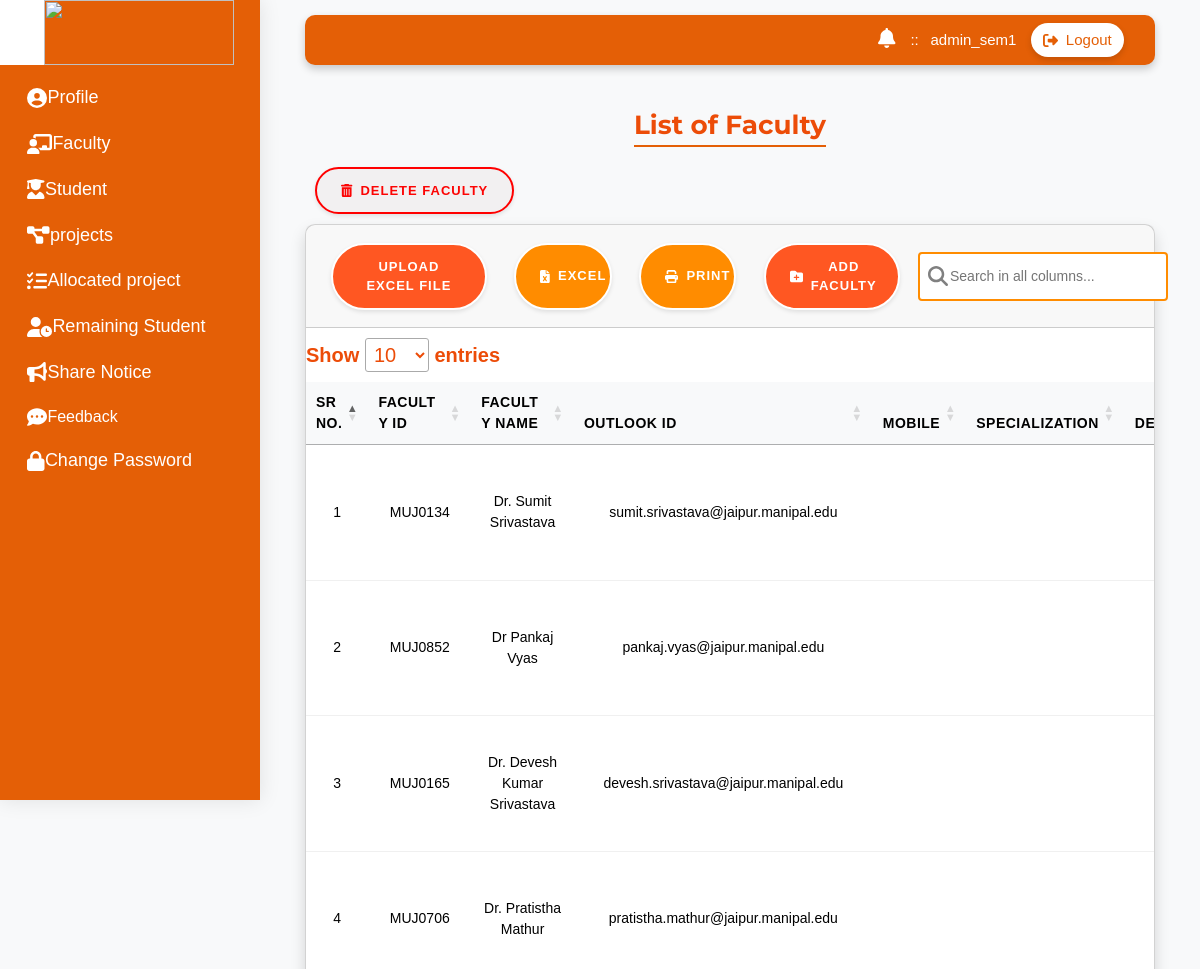
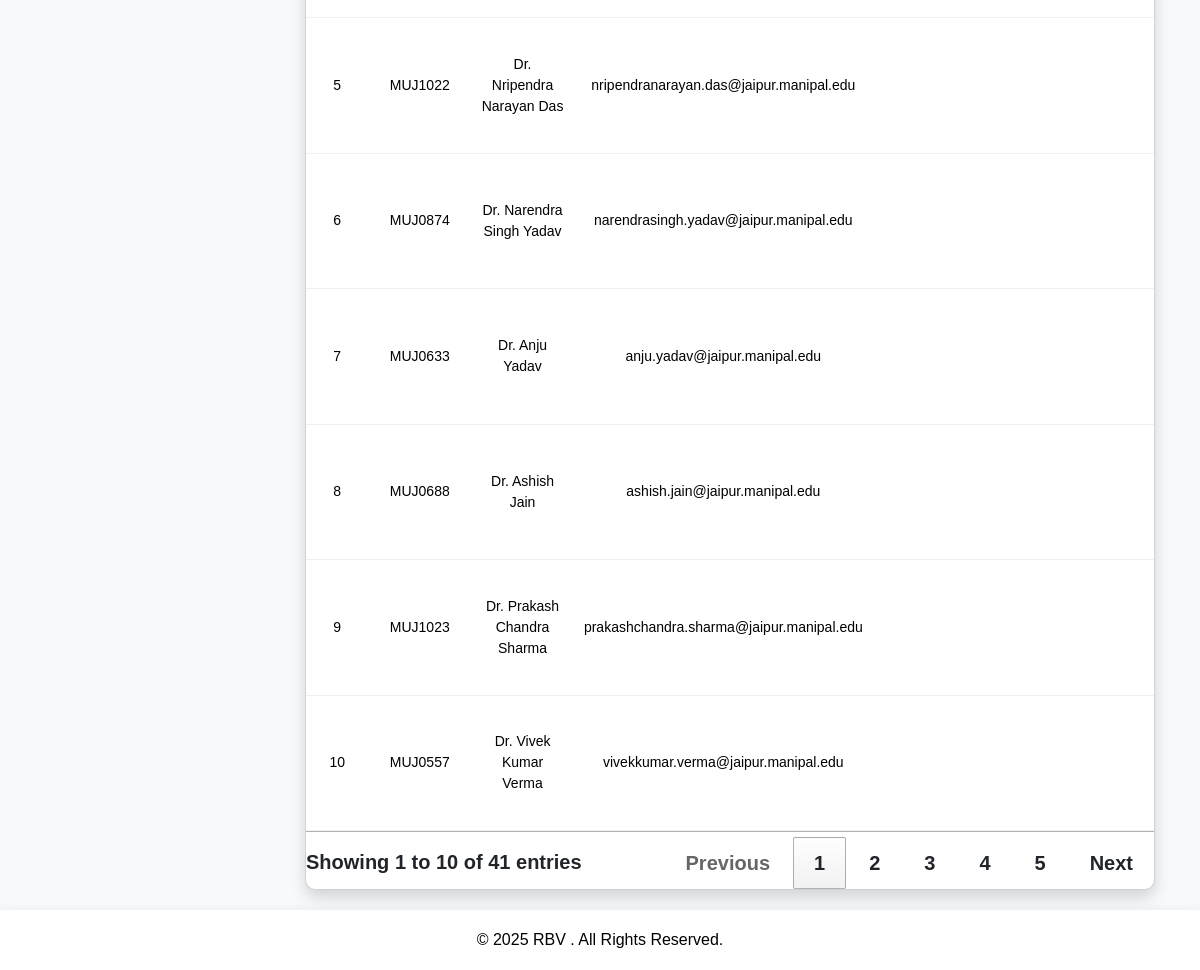
/admin/adminaddfaculty.php (signed in), run on the app's committed database (2 pictures, top to bottom).
### tables this page shows
CREATE TABLE `faculty` (
  `sr_no` int(11) NOT NULL,
  `fid` varchar(50) NOT NULL,
  `password` varchar(255) NOT NULL,
  `fname` varchar(50) NOT NULL,
  `email` varchar(50) NOT NULL,
  `mobile` varchar(15) NOT NULL,
  `specialization` varchar(50) NOT NULL,
  `designation` varchar(255) NOT NULL,
  `image` varchar(255) DEFAULT NULL,
  `failed_attempts` int(11) DEFAULT 0,
  `lock_until` datetime DEFAULT NULL
);

### admin/adminfunction.php (called while the page is built, shortened)
<?php
include('../connection/connection.php');
$admin_id = $_SESSION['id'];
function fetchAdminData($con, $admin_id) {
    $sql = "SELECT * FROM adminlogin WHERE id = ?";
    $stmt = $con->prepare($sql);
    $stmt->bind_param("s", $admin_id);
    $stmt->execute();
    $result = $stmt->get_result();
    $admin = $result->fetch_assoc();
    return $admin;
}
if (!isset($_SESSION['admin_data'])) {
    $_SESSION['admin_data'] = fetchAdminData($con, $admin_id);
}
$admin = $_SESSION['admin_data'];
?>

### admin/adminaddfaculty.php (the view, shortened to what this page needs)
<?php
include('../admin/adminsidebar.php');
?>
<h3 class="mt-5 text-center mb-3"  style="font-weight:bold">List of Faculty</h3>
<form method="POST">
    <button class="btn" name="deleteallfaculty" id="btnred" type="submit"
            onclick="return confirm('Are you sure you want to delete all faculty records?');"> <i class="fa-solid fa-trash-can"></i>
        Delete Faculty
    </button>
</form>
<div class="card shadow">
            <div class="card-header d-flex justify-content-between align-items-center flex-wrap">
                <div class="d-flex flex-column flex-md-row gap-2 align-items-md-center">
                    <div class="d-flex gap-2">
     <button type="button" class="btn" id="btnorange" data-bs-toggle="modal" data-bs-target="#facultyexcelupload">
 Upload Excel File
</button>
                        <button onclick="exportExcelWithoutLastColumn('facultyTable')" class="btn btn-sm btn-light">
                            <i class="fa-solid fa-file-excel"></i> Excel
                        </button>
                        <button onclick="printTableWithoutLastColumn('facultyTable')" class="btn btn-sm btn-light">
                            <i class="fa-solid fa-print"></i> Print
                        </button>
                        <button type="button" class="btn" id="btnorange" data-bs-toggle="modal" data-bs-target="#addfacultyl">
       <i class="fa-solid fa-folder-plus"></i>  Add Faculty
    </button>
                    </div>
                    <div class="search-wrapper" style="position: relative; display: inline-block;">
        <input type="text" id="searchInput" class="search-input" placeholder="Search in all columns..." style="padding-left: 30px;">
        <i  class="fas fa-search search-icon"  style="position: absolute; top: 50%; left: 10px; transform: translateY(-50%); color: gray;"
        ></i>
    </div>
                </div>
            </div>
            <div class="card-body p-0">
                <div class="table-responsive">
                    <table id="facultyTable" class="searchtable table table-hover">
                        <thead class="table-light">
        <tr>
            <th data-sort="none" onclick="sortTableNew(0, this)" scope="col">Sr No.</th>
            <th data-sort="none" onclick="sortTableNew(1, this)" scope="col">Faculty Id</th>
            <th data-sort="none" onclick="sortTableNew(2, this)" scope="col">Faculty Name</th>
            <th data-sort="none" onclick="sortTableNew(3, this)" scope="col">Outlook Id</th>
            <th data-sort="none" onclick="sortTableNew(4, this)" scope="col">Mobile</th>
            <th data-sort="none" onclick="sortTableNew(5, this)" scope="col">Specialization</th>
            <th data-sort="none" onclick="sortTableNew(6, this)" scope="col">Designation</th>
        </tr>
    </thead>
    <tbody>
    <?php
$selectquery = "SELECT * FROM faculty";
$query = mysqli_query($con, $selectquery);
$serial_no = 1;
while ($result = mysqli_fetch_assoc($query)) {
?>
<tr>
    <td><?php echo $serial_no++; ?></td>
    <td><?php echo htmlspecialchars($result['fid']); ?></td>
    <td><?php echo htmlspecialchars($result['fname']); ?></td>
    <td><?php echo htmlspecialchars($result['email']); ?></td>
    <td><?php echo htmlspecialchars($result['mobile']); ?></td>
    <td><?php echo htmlspecialchars($result['specialization']);  ?></td>
    <td><?php echo htmlspecialchars($result['designation']);  ?></td>
</tr>
<?php
}
?>
    </tbody>
</table>
</div>
    </div>
</div>
</div>
</div>
</div>
<?php
include('../admin/adminfooter.php');
?>

### admin/adminsidebar.php (shortened to what this page needs)
<?php
include('../admin/adminfunction.php');
?>
<!DOCTYPE html>
<html lang="en">
<head>
    <link rel="stylesheet" href="../bootstrap-5.0.2-dist/css/bootstrap.min.css">
    <link rel="stylesheet" href="https://cdnjs.cloudflare.com/ajax/libs/font-awesome/6.0.0-beta3/css/all.min.css">
    <link rel="stylesheet" href="https://cdnjs.cloudflare.com/ajax/libs/font-awesome/4.7.0/css/font-awesome.min.css">
    <link rel="stylesheet" href="https://cdn.lineicons.com/4.0/lineicons.css">
    <link rel="stylesheet" href="../sidebar-bootstrap-main/sidebar-style.css">
    <link rel="stylesheet" href="../fontawesome-free-6.6.0-web/css/fontawesome.min.css">
    <link rel="stylesheet" href="https://cdn.datatables.net/1.13.5/css/jquery.dataTables.min.css">
    <link rel="stylesheet" href="../table_print/table.css">
    <link rel="stylesheet" href="../faculty-style.css">
    <link rel="stylesheet" href="../common-styling.css">
    <link rel="stylesheet" href="https://cdn.datatables.net/1.13.5/css/jquery.dataTables.min.css">
</head>
<body>
<div class="wrapper">
    <aside id="sidebar">
        <div class="d-flex">
            <button class="toggle-btn" type="button" style="background-color: white;">
            </button>
            <div class="sidebar-logo">
                <img src="../photo/manipallogo.png" alt="">
            </div>
        </div>
        <ul class="sidebar-nav" style="text-decoration: none;">
                <li class="sidebar-item">
                    <a href="../admin/adminprofile.php" class="sidebar-link">
                    <i style="font-size:20px" class="fas fa-user-circle icon"></i>
                        <span  style="font-size:18px">Profile</span>
                    </a>
                </li>
                <li class="sidebar-item">
                    <a href="../admin/adminaddfaculty.php" class="sidebar-link">
                    <i style="font-size:20px" class="fas fa-chalkboard-teacher icon"></i>
                        <span style="font-size:18px">Faculty</span>
                    </a>
                </li>
                <li class="sidebar-item">
                    <a href="../admin/adminaddstudent.php" class="sidebar-link">
                    <i style="font-size:20px" class="fas fa-user-graduate icon"></i>
                        <span style="font-size:18px">Student</span>
                    </a>
                </li>
                <li class="sidebar-item">
                    <a href="../admin/addproject.php" class="sidebar-link">
                    <i style="font-size:20px" class="fas fa-project-diagram icon"></i>
                        <span style="font-size:18px">projects</span>
                    </a>
                </li>
                <li class="sidebar-item">
                    <a href="../admin/admin_allocated_project.php" class="sidebar-link">
                    <i style="font-size:20px" class="fas fa-tasks icon"></i>
                        <span style="font-size:18px">Allocated project</span>
                    </a>
                </li>
                <li class="sidebar-item">
                    <a href="../admin/admin_remening_student.php" class="sidebar-link">
                    <i style="font-size:20px" class="fas fa-user-clock icon"></i>
                        <span style="font-size:18px">Remaining Student</span>
                    </a>
                </li>
                <li class="sidebar-item">
                    <a href="../admin/admin_share_notification.php" class="sidebar-link">
                    <i style="font-size:20px" class="fas fa-bullhorn icon"></i>
                        <span style="font-size:18px">Share Notice</span>
                    </a>
                </li>
                <li class="sidebar-item">
                    <a href="../admin/adminfeedback.php" class="sidebar-link">
                    <i style="font-size:20px" class="fas fa-comment-dots"></i>
                    <span>Feedback</span>
                    </a>
                </li>
                <li class="sidebar-item">
                    <a href="../admin/change_password.php" class="sidebar-link">
<i style="font-size:20px" class="fas fa-lock"></i>
                        <span style="font-size:18px">Change Password</span>
                    </a>
                </li>
            </ul>
    </aside>
    <div class="main px-5 pt-3">
            <div class="text-center">
            <header style="background: #e45f06; padding: 0; border-radius: 10px; box-shadow: 0px 4px 8px rgba(0, 0, 0, 0.2);">
    <div style="display: flex; justify-content: space-between; align-items: center; height: 50px; padding: 0 20px; position: relative;">
        <div class="container d-flex justify-content-between align-items-center" style="height: 50px; flex-grow: 1;">
            <div class="text-white d-flex align-items-center ms-auto">
                <a href="../student/student_notification.php" class="position-relative me-3">
                    <i class="fas fa-bell" style="font-size: 20px; color: white;"></i>
                </a>
                <div class="d-none d-md-inline">
                <span class="me-2"><?php echo htmlspecialchars($admin['aname']); ?> :: </span>
                <span><?php echo htmlspecialchars($admin['id']); ?></span>
                </div>
                <a href="../admin/adminlogout.php" style="background: white; padding: 6px 12px; margin-left: 15px; border-radius: 20px;
                display: flex; align-items: center; text-decoration: none; color: #e45f06;
                font-weight: 500; box-shadow: 0px 3px 6px rgba(0, 0, 0, 0.15); transition: all 0.3s ease;">
                    <i class="fas fa-sign-out-alt me-2"></i> Logout
                </a>
            </div>
        </div>
    </div>
</header>

### table_print/table.css (style rules this page uses)
:root { --primary-color: #ff8c00; --primary-dark: #e67e00; --primary-light: #fff3e6; --primary-hover: #ffa333; }
.search-input { padding: 12px 12px 12px 40px; width: 250px; border: 2px solid var(--primary-color); border-radius: 4px; font-size: 14px; outline: none; transition: border-color 0.3s; }
.search-wrapper { position: relative; }
.search-icon { position: absolute; left: 15px; top: 50%; transform: translateY(-50%); color: var(--primary-color); }
.btn { background-color: var(--primary-color); color: white; border: none; padding: 12px 24px; cursor: pointer; border-radius: 4px; font-size: 14px; display: flex; align-items: center; gap: 8px; transition: background-color 0.3s; box-shadow: 0 2px 4px rgba(0,0,0,0.1); }

### faculty-style.css (style rules this page uses)
body { background-color: #f8f9fa; color: #333; font-family: 'Segoe UI', Roboto, Oxygen, Ubuntu, Cantarell, 'Open Sans', 'Helvetica Neue', sans-serif; }
h1, h2, h3, h4, h5, h6 { font-family: 'Montserrat', sans-serif; font-weight: bold; color: rgb(236, 76, 8); position: relative; display: inline-block; }
h1::after, h2::after, h3::after, h4::after, h5::after, h6::after { content: ''; position: absolute; left: 0; bottom: -5px; height: 2px; width: 100%; background-color: #e45f06; transform: scaleX(0); transition: transform 0.5s ease; animation: draw 0.5s forwards; }
.card { background-color: #ffffff; border-radius: 10px; box-shadow: 0 4px 8px rgba(0, 0, 0, 0.1); font-size: 20px; font-weight: bolder; transition: box-shadow 0.3s ease; }
table { width: 100%; font-size: 14px; color: #495057; border-collapse: separate; border-spacing: 0; }
thead th { font-weight: bold; color: #212529; background-color: #f8f9fa; border-bottom: 2px solid #e9ecef; padding: 12px 16px; text-transform: uppercase; letter-spacing: 0.5px; }
tbody td { padding: 16px; vertical-align: middle; border-bottom: 1px solid #f0f0f0; font-weight:lighter; }

### common-styling.css (style rules this page uses)
html, body { margin: 0; padding: 0; font-family: 'Poppins', sans-serif; font-size: 15px; }
:root { --primary-orange: #ff6b2b; --secondary-orange: #ff8c42; --light-orange: #fff1e6; }
.btn { position: relative; margin: 10px; color: white; border: 2px solid rgb(255, 255, 255); border-radius: 50px; font-weight: bold; font-size: 13px; text-transform: uppercase; letter-spacing: 1px; overflow: hidden; cursor: pointer; transition: all 0.3s cubic-bezier(0.25, 0.8, 0.25, 1), transform 0.1s ease-in-out; user-select: none; -webkit-user-select: none; }
.btn::before { content: ''; position: absolute; top: 0; left: -100%; width: 100%; height: 100%; background: linear-gradient( 120deg, transparent, rgba(255, 255, 255, 0.3), transparent ); transition: all 0.5s ease; z-index: 1; }
#btnred { color: rgb(252, 4, 4); background-color: rgb(242, 240, 241); border:2px solid red; }
#btnorange { background-color: rgb(255, 87, 34); }
:root { --secondary-color: #6c757d; --accent-color: #ff6b00; --light-bg: #f8f9fa; }

### data on the page
faculty: fid "MUJ0134", fname "Dr. Sumit Srivastava", email "sumit.srivastava@jaipur.manipal.edu"
faculty: fid "MUJ0852", fname "Dr Pankaj Vyas", email "pankaj.vyas@jaipur.manipal.edu"
faculty: fid "MUJ0165", fname "Dr. Devesh Kumar Srivastava", email "devesh.srivastava@jaipur.manipal.edu"
faculty: fid "MUJ0706", fname "Dr. Pratistha Mathur", email "pratistha.mathur@jaipur.manipal.edu"
faculty: fid "MUJ1022", fname "Dr. Nripendra Narayan Das", email "nripendranarayan.das@jaipur.manipal.edu"
faculty: fid "MUJ0874", fname "Dr. Narendra Singh Yadav", email "narendrasingh.yadav@jaipur.manipal.edu"
faculty: fid "MUJ0633", fname "Dr. Anju Yadav", email "anju.yadav@jaipur.manipal.edu"
faculty: fid "MUJ0688", fname "Dr. Ashish Jain", email "ashish.jain@jaipur.manipal.edu"
faculty: fid "MUJ1023", fname "Dr. Prakash Chandra Sharma", email "prakashchandra.sharma@jaipur.manipal.edu"
faculty: fid "MUJ0557", fname "Dr. Vivek Kumar Verma", email "vivekkumar.verma@jaipur.manipal.edu"

### other printed values
$admin['id'] "admin_sem1"
